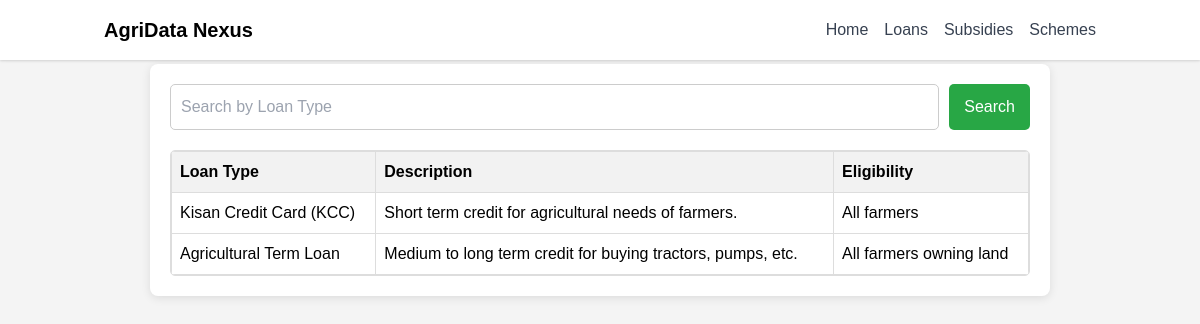
Page /available_loans on the committed database.
### tables this page shows
CREATE TABLE loans (
    loan_id INTEGER PRIMARY KEY AUTOINCREMENT,
    loan_type VARCHAR(100) NOT NULL UNIQUE,
    description TEXT NOT NULL,
    eligibility TEXT NOT NULL,
    deleted BOOLEAN DEFAULT FALSE
);

### app.py (the view)
@app.route('/available_loans', methods=['GET'])
def available_loans():
    loan_type = request.args.get('loan_type', '')  # Get loan_type from query parameters
    cursor = mysql.connection.cursor(MySQLdb.cursors.DictCursor)
    if loan_type:  # Fetch filtered loans if loan_type is provided
        cursor.execute("SELECT * FROM loans WHERE loan_type LIKE %s AND deleted = FALSE", ('%' + loan_type + '%',))
        loans = cursor.fetchall()
        if not loans:
            flash('No loans found for this type.', 'error')
    else:
        cursor.execute("SELECT * FROM loans WHERE deleted = FALSE")
        loans = cursor.fetchall()
    farmer_apps = {}
    if 'aadhar_id' in session:
        cursor.execute("SELECT item_name, status FROM applications WHERE aadhar_id = %s AND item_type = 'loan'", (session['aadhar_id'],))
        for app_rec in cursor.fetchall():
            farmer_apps[app_rec['item_name']] = app_rec['status']
    for loan in loans:
        loan['application_status'] = farmer_apps.get(loan['loan_type'])
    cursor.close()
    return render_template('available_loans.html', loans=loans)

### preview_frontend.py (called while the page is built)
    def execute(self, query, params=None):
        query = query.replace('%s', '?')
        query = query.replace('AUTO_INCREMENT', 'AUTOINCREMENT')
        if params is None:
            self.cursor.execute(query)
        else:
            if not isinstance(params, (tuple, list)):
                params = (params,)
            self.cursor.execute(query, params)
        return self

    def _process_row(self, row):
        if row is None:
            return None
        import datetime
        d = dict(row)
        for k, v in d.items():
            if isinstance(v, str):
                if re.match(r'^\d{4}-\d{2}-\d{2}$', v):
                    try:
                        d[k] = datetime.datetime.strptime(v, '%Y-%m-%d').date()
                    except:
                        pass
                elif re.match(r'^\d{4}-\d{2}-\d{2} \d{2}:\d{2}:\d{2}(\.\d+)?$', v):
                    try:
                        d[k] = datetime.datetime.strptime(v.split('.')[0], '%Y-%m-%d %H:%M:%S')
                    except:
                        pass
        return d if self.dict_mode else tuple(d.values())

    def fetchall(self):
        rows = self.cursor.fetchall()
        return [self._process_row(r) for r in rows if r is not None]

    def close(self):
        self.cursor.close()

    def cursor(self, cursorclass=None):
        dict_mode = cursorclass is not None
        return SQLiteMySQLBridgeCursor(self._conn.cursor(), dict_mode=dict_mode)

    @property
    def connection(self):
        if self._conn is None:
            self._conn = SQLiteMySQLBridgeConnection('agridata_preview.db')
        return self._conn

### templates/available_loans.html (shortened to what this page needs)
{% extends "base.html" %}
{% block extra_css %}
    <link rel="stylesheet" href="{{ url_for('static', filename='css/styles1.css') }}">
{% endblock %}
{% block content %}
<div class="main-container">
    <form id="search-form" method="GET" action="{{ url_for('available_loans') }}" class="search-form">
        <input type="text" name="loan_type" placeholder="Search by Loan Type" class="input-field" required>
        <button type="submit" class="search-button">Search</button>
    </form>
    <div class="table-container">
        <table id="loan-table">
            <thead>
                <tr>
                    <th>Loan Type</th>
                    <th>Description</th>
                    <th>Eligibility</th>{% if session.get('aadhar_id') %}<th>Action</th>{% endif %}
                </tr>
            </thead>
            <tbody>
                {% for loan in loans %}
                <tr>
                    <td>{{ loan['loan_type'] }}</td>
                    <td>{{ loan['description'] }}</td>
                    <td>{{ loan['eligibility'] }}</td>
                </tr>
                {% endfor %}
            </tbody>
        </table>
    </div>
</div>
{% endblock %}

### static/css/styles1.css (style rules this page uses)
body { font-family: Arial, sans-serif; background-color: #f4f4f4; margin: 0; padding: 0; }
.main-container { max-width: 900px; margin: auto; background: #fff; padding: 20px; border-radius: 8px; box-shadow: 0 2px 10px rgba(0, 0, 0, 0.1); }
.search-form { display: flex; justify-content: space-between; margin-bottom: 20px; }
.input-field { flex: 1; padding: 10px; border: 1px solid #ccc; border-radius: 5px; margin-right: 10px; }
.search-button { padding: 10px 15px; border: none; background-color: #28a745; color: white; border-radius: 5px; cursor: pointer; }
.table-container { margin-top: 20px; max-height: 400px; overflow-y: auto; overflow-x: auto; border: 1px solid #ddd; border-radius: 5px; background-color: #fff; }

### templates/available_loans.html (style rules this page uses)
#loan-table { width: 100%; border-collapse: collapse; }
#loan-table th, #loan-table td { border: 1px solid #ddd; padding: 8px; text-align: left; }
#loan-table th { background-color: #f2f2f2; }

### rows in the picture
loans: loan_type "Kisan Credit Card (KCC)", description "Short term credit for agricultural needs of farmers.", eligibility "All farmers"
loans: loan_type "Agricultural Term Loan", description "Medium to long term credit for buying tractors, pumps, etc.", eligibility "All farmers owning land"
